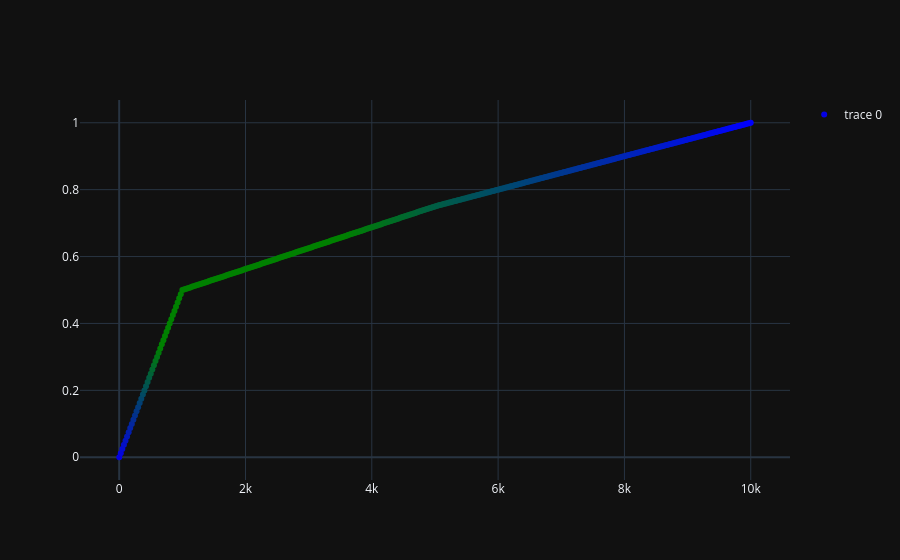

Write notebook code for a chart like this one.
### Code cell
import plotly.io as pio

pio.templates.default = "plotly_dark"
fig = go.Figure()
# plt = []
# fig.add_trace(go.Scatter(x=xy[:, 0], y=xy[:, 1]))

cs = [
    (0.00, "#0400E4"),
    (0.33, "green"),
    (0.66, "green"),
    (1.00, "blue"),
]

fig.add_trace(
    go.Scatter(
        x=xxyy[:, 0],
        y=xxyy[:, 1],
        mode="markers",
        marker=dict(color=xxyy[:, 1], colorscale=cs),
        # marker=dict(color=xxyy[:, 1]),
        showlegend=True,
    )
)
# fig.add_trace(
#     go.Scatter(
#         x=xy[:, 0],
#         y=pf,
#         mode="lines+markers",
#         # marker=dict(color=pf, colorscale="Turbo"),
#         showlegend=True,
#     )
# )
fig.update_layout(coloraxis=dict(colorscale=cs))
fig.show()

### Figure 1 — Plotly figure (JSON) as saved in the notebook; plotly's stock layout.template omitted (floating-point values rounded to 4 significant figures; data arrays with more than 128 entries replaced by an {"elided": "..."} marker saying what was removed)
{"data": [{"marker": {"color": {"elided": "401 float values"}, "colorscale": [[0, "#0400E4"], [0.33, "green"], [0.66, "green"], [1, "blue"]]}, "mode": "markers", "showlegend": true, "type": "scatter", "x": {"elided": "401 float values"}, "y": {"elided": "401 float values"}}], "layout": {"coloraxis": {"colorscale": [[0, "#0400E4"], [0.33, "green"], [0.66, "green"], [1, "blue"]]}}}
